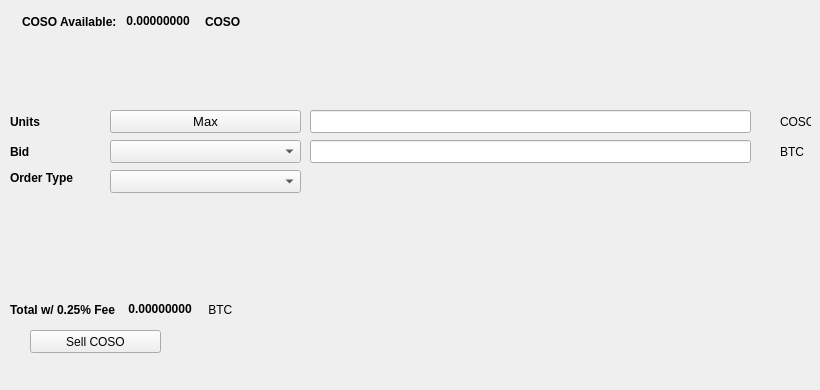
   <widget class="QWidget" name="SellTab">
    <attribute name="title">
     <string>Sell</string>
    </attribute>
    <widget class="QLabel" name="label_16">
     <property name="geometry">
      <rect>
       <x>780</x>
       <y>140</y>
       <width>31</width>
       <height>23</height>
      </rect>
     </property>
     <property name="text">
      <string>BTC</string>
     </property>
    </widget>
    <widget class="QComboBox" name="SellBidcomboBox">
     <property name="geometry">
      <rect>
       <x>110</x>
       <y>140</y>
       <width>191</width>
       <height>23</height>
      </rect>
     </property>
     <property name="font">
      <font>
       <pointsize>10</pointsize>
      </font>
     </property>
    </widget>
    <widget class="QLabel" name="label_18">
     <property name="geometry">
      <rect>
       <x>10</x>
       <y>110</y>
       <width>46</width>
       <height>23</height>
      </rect>
     </property>
     <property name="font">
      <font>
       <weight>75</weight>
       <bold>true</bold>
      </font>
     </property>
     <property name="text">
      <string>Units</string>
     </property>
    </widget>
    <widget class="QPushButton" name="Sell_Max_Amount">
     <property name="geometry">
      <rect>
       <x>110</x>
       <y>110</y>
       <width>191</width>
       <height>23</height>
      </rect>
     </property>
     <property name="font">
      <font>
       <pointsize>10</pointsize>
      </font>
     </property>
     <property name="text">
      <string>Max</string>
     </property>
    </widget>
    <widget class="QLabel" name="label_20">
     <property name="geometry">
      <rect>
       <x>10</x>
       <y>170</y>
       <width>91</width>
       <height>16</height>
      </rect>
     </property>
     <property name="font">
      <font>
       <weight>75</weight>
       <bold>true</bold>
      </font>
     </property>
     <property name="text">
      <string>Order Type</string>
     </property>
    </widget>
    <widget class="QComboBox" name="SellOrdertypeCombo">
     <property name="geometry">
      <rect>
       <x>110</x>
       <y>170</y>
       <width>191</width>
       <height>23</height>
      </rect>
     </property>
     <property name="font">
      <font>
       <pointsize>10</pointsize>
      </font>
     </property>
    </widget>
    <widget class="QLabel" name="label_21">
     <property name="geometry">
      <rect>
       <x>10</x>
       <y>140</y>
       <width>46</width>
       <height>23</height>
      </rect>
     </property>
     <property name="font">
      <font>
       <weight>75</weight>
       <bold>true</bold>
      </font>
     </property>
     <property name="text">
      <string>Bid</string>
     </property>
    </widget>
    <widget class="QLabel" name="label_22">
     <property name="geometry">
      <rect>
       <x>780</x>
       <y>110</y>
       <width>31</width>
       <height>23</height>
      </rect>
     </property>
     <property name="text">
      <string>COSO</string>
     </property>
    </widget>
    <widget class="QLineEdit" name="UnitsInputCOSO">
     <property name="geometry">
      <rect>
       <x>310</x>
       <y>110</y>
       <width>441</width>
       <height>23</height>
      </rect>
     </property>
     <property name="font">
      <font>
       <pointsize>9</pointsize>
       <weight>75</weight>
       <bold>true</bold>
      </font>
     </property>
    </widget>
    <widget class="QLineEdit" name="SellBidPriceEdit">
     <property name="geometry">
      <rect>
       <x>310</x>
       <y>140</y>
       <width>441</width>
       <height>23</height>
      </rect>
     </property>
     <property name="font">
      <font>
       <pointsize>9</pointsize>
       <weight>75</weight>
       <bold>true</bold>
      </font>
     </property>
    </widget>
    <widget class="QPushButton" name="SellCOSOBTN">
     <property name="geometry">
      <rect>
       <x>30</x>
       <y>330</y>
       <width>131</width>
       <height>23</height>
      </rect>
     </property>
     <property name="text">
      <string>Sell COSO</string>
     </property>
     <property name="icon">
      <iconset resource="../coso">
       <normaloff>:/icons/bitcoin</normaloff>:/icons/bitcoin</iconset>
     </property>
    </widget>
    <widget class="QWidget" name="layoutWidget3">
     <property name="geometry">
      <rect>
       <x>22</x>
       <y>12</y>
       <width>258</width>
       <height>19</height>
      </rect>
     </property>
     <layout class="QHBoxLayout" name="horizontalLayout">
      <item>
       <widget class="QLabel" name="label232_2">
        <property name="font">
         <font>
          <weight>75</weight>
          <bold>true</bold>
         </font>
        </property>
        <property name="text">
         <string>COSO Available:</string>
        </property>
       </widget>
      </item>
      <item>
       <widget class="QLabel" name="COSOAvailableLabel">
        <property name="palette">
         <palette>
          <active>
           <colorrole role="WindowText">
            <brush brushstyle="SolidPattern">
             <color alpha="255">
              <red>0</red>
              <green>0</green>
              <blue>0</blue>
             </color>
            </brush>
           </colorrole>
           <colorrole role="Button">
            <brush brushstyle="SolidPattern">
             <color alpha="255">
              <red>0</red>
              <green>170</green>
              <blue>0</blue>
             </color>
            </brush>
           </colorrole>
           <colorrole role="Light">
            <brush brushstyle="SolidPattern">
             <color alpha="255">
              <red>0</red>
              <green>255</green>
              <blue>0</blue>
             </color>
            </brush>
           </colorrole>
           <colorrole role="Midlight">
            <brush brushstyle="SolidPattern">
             <color alpha="255">
              <red>0</red>
              <green>212</green>
              <blue>0</blue>
             </color>
            </brush>
           </colorrole>
           <colorrole role="Dark">
            <brush brushstyle="SolidPattern">
             <color alpha="255">
              <red>0</red>
              <green>85</green>
              <blue>0</blue>
             </color>
            </brush>
           </colorrole>
           <colorrole role="Mid">
            <brush brushstyle="SolidPattern">
             <color alpha="255">
              <red>0</red>
              <green>113</green>
              <blue>0</blue>
             </color>
            </brush>
           </colorrole>
           <colorrole role="Text">
            <brush brushstyle="SolidPattern">
             <color alpha="255">
              <red>0</red>
              <green>170</green>
              <blue>0</blue>
             </color>
            </brush>
           </colorrole>
           <colorrole role="BrightText">
            <brush brushstyle="SolidPattern">
             <color alpha="255">
              <red>255</red>
              <green>255</green>
              <blue>255</blue>
             </color>
            </brush>
           </colorrole>
           <colorrole role="ButtonText">
            <brush brushstyle="SolidPattern">
             <color alpha="255">
              <red>0</red>
              <green>0</green>
              <blue>0</blue>
             </color>
            </brush>
           </colorrole>
           <colorrole role="Base">
            <brush brushstyle="SolidPattern">
             <color alpha="255">
              <red>255</red>
              <green>255</green>
              <blue>255</blue>
             </color>
            </brush>
           </colorrole>
           <colorrole role="Window">
            <brush brushstyle="SolidPattern">
             <color alpha="255">
              <red>0</red>
              <green>170</green>
              <blue>0</blue>
             </color>
            </brush>
           </colorrole>
           <colorrole role="Shadow">
            <brush brushstyle="SolidPattern">
             <color alpha="255">
              <red>0</red>
              <green>0</green>
              <blue>0</blue>
             </color>
            </brush>
           </colorrole>
           <colorrole role="AlternateBase">
            <brush brushstyle="SolidPattern">
             <color alpha="255">
              <red>127</red>
              <green>212</green>
              <blue>127</blue>
             </color>
            </brush>
           </colorrole>
           <colorrole role="ToolTipBase">
            <brush brushstyle="SolidPattern">
             <color alpha="255">
              <red>255</red>
              <green>255</green>
              <blue>220</blue>
             </color>
            </brush>
           </colorrole>
           <colorrole role="ToolTipText">
            <brush brushstyle="SolidPattern">
             <color alpha="255">
              <red>0</red>
              <green>0</green>
              <blue>0</blue>
             </color>
            </brush>
           </colorrole>
          </active>
          <inactive>
           <colorrole role="WindowText">
            <brush brushstyle="SolidPattern">
             <color alpha="255">
              <red>0</red>
              <green>0</green>
              <blue>0</blue>
             </color>
            </brush>
           </colorrole>
           <colorrole role="Button">
            <brush brushstyle="SolidPattern">
             <color alpha="255">
              <red>0</red>
              <green>170</green>
              <blue>0</blue>
             </color>
            </brush>
           </colorrole>
           <colorrole role="Light">
            <brush brushstyle="SolidPattern">
             <color alpha="255">
              <red>0</red>
              <green>255</green>
              <blue>0</blue>
             </color>
            </brush>
           </colorrole>
           <colorrole role="Midlight">
            <brush brushstyle="SolidPattern">
             <color alpha="255">
              <red>0</red>
              <green>212</green>
              <blue>0</blue>
             </color>
            </brush>
           </colorrole>
           <colorrole role="Dark">
            <brush brushstyle="SolidPattern">
             <color alpha="255">
              <red>0</red>
              <green>85</green>
              <blue>0</blue>
             </color>
            </brush>
           </colorrole>
           <colorrole role="Mid">
            <brush brushstyle="SolidPattern">
             <color alpha="255">
              <red>0</red>
              <green>113</green>
              <blue>0</blue>
             </color>
            </brush>
           </colorrole>
           <colorrole role="Text">
            <brush brushstyle="SolidPattern">
             <color alpha="255">
              <red>0</red>
              <green>170</green>
              <blue>0</blue>
             </color>
            </brush>
           </colorrole>
           <colorrole role="BrightText">
            <brush brushstyle="SolidPattern">
             <color alpha="255">
              <red>255</red>
              <green>255</green>
              <blue>255</blue>
             </color>
            </brush>
           </colorrole>
           <colorrole role="ButtonText">
            <brush brushstyle="SolidPattern">
             <color alpha="255">
              <red>0</red>
              <green>0</green>
              <blue>0</blue>
             </color>
            </brush>
           </colorrole>
           <colorrole role="Base">
            <brush brushstyle="SolidPattern">
             <color alpha="255">
              <red>255</red>
              <green>255</green>
              <blue>255</blue>
             </color>
            </brush>
           </colorrole>
           <colorrole role="Window">
            <brush brushstyle="SolidPattern">
             <color alpha="255">
              <red>0</red>
              <green>170</green>
              <blue>0</blue>
             </color>
            </brush>
           </colorrole>
           <colorrole role="Shadow">
            <brush brushstyle="SolidPattern">
             <color alpha="255">
              <red>0</red>
              <green>0</green>
              <blue>0</blue>
             </color>
            </brush>
           </colorrole>
           <colorrole role="AlternateBase">
            <brush brushstyle="SolidPattern">
             <color alpha="255">
              <red>127</red>
              <green>212</green>
              <blue>127</blue>
             </color>
            </brush>
           </colorrole>
           <colorrole role="ToolTipBase">
            <brush brushstyle="SolidPattern">
             <color alpha="255">
              <red>255</red>
              <green>255</green>
              <blue>220</blue>
             </color>
            </brush>
           </colorrole>
           <colorrole role="ToolTipText">
            <brush brushstyle="SolidPattern">
             <color alpha="255">
              <red>0</red>
              <green>0</green>
              <blue>0</blue>
             </color>
            </brush>
           </colorrole>
          </inactive>
          <disabled>
           <colorrole role="WindowText">
            <brush brushstyle="SolidPattern">
             <color alpha="255">
              <red>0</red>
              <green>85</green>
              <blue>0</blue>
             </color>
            </brush>
           </colorrole>
           <colorrole role="Button">
            <brush brushstyle="SolidPattern">
             <color alpha="255">
              <red>0</red>
              <green>170</green>
              <blue>0</blue>
             </color>
            </brush>
           </colorrole>
           <colorrole role="Light">
            <brush brushstyle="SolidPattern">
             <color alpha="255">
              <red>0</red>
              <green>255</green>
              <blue>0</blue>
             </color>
            </brush>
           </colorrole>
           <colorrole role="Midlight">
            <brush brushstyle="SolidPattern">
             <color alpha="255">
              <red>0</red>
              <green>212</green>
              <blue>0</blue>
             </color>
            </brush>
           </colorrole>
           <colorrole role="Dark">
            <brush brushstyle="SolidPattern">
             <color alpha="255">
              <red>0</red>
              <green>85</green>
              <blue>0</blue>
             </color>
            </brush>
           </colorrole>
           <colorrole role="Mid">
            <brush brushstyle="SolidPattern">
             <color alpha="255">
              <red>0</red>
              <green>113</green>
              <blue>0</blue>
             </color>
            </brush>
           </colorrole>
           <colorrole role="Text">
            <brush brushstyle="SolidPattern">
             <color alpha="255">
              <red>0</red>
              <green>85</green>
              <blue>0</blue>
             </color>
            </brush>
           </colorrole>
           <colorrole role="BrightText">
            <brush brushstyle="SolidPattern">
             <color alpha="255">
              <red>255</red>
              <green>255</green>
              <blue>255</blue>
             </color>
            </brush>
           </colorrole>
           <colorrole role="ButtonText">
            <brush brushstyle="SolidPattern">
             <color alpha="255">
              <red>0</red>
              <green>85</green>
              <blue>0</blue>
             </color>
            </brush>
           </colorrole>
           <colorrole role="Base">
            <brush brushstyle="SolidPattern">
             <color alpha="255">
              <red>0</red>
              <green>170</green>
              <blue>0</blue>
             </color>
            </brush>
           </colorrole>
           <colorrole role="Window">
            <brush brushstyle="SolidPattern">
             <color alpha="255">
              <red>0</red>
              <green>170</green>
              <blue>0</blue>
             </color>
            </brush>
           </colorrole>
           <colorrole role="Shadow">
            <brush brushstyle="SolidPattern">
             <color alpha="255">
              <red>0</red>
              <green>0</green>
              <blue>0</blue>
             </color>
            </brush>
           </colorrole>
           <colorrole role="AlternateBase">
            <brush brushstyle="SolidPattern">
             <color alpha="255">
              <red>0</red>
              <green>170</green>
              <blue>0</blue>
             </color>
            </brush>
           </colorrole>
           <colorrole role="ToolTipBase">
            <brush brushstyle="SolidPattern">
             <color alpha="255">
              <red>255</red>
              <green>255</green>
              <blue>220</blue>
             </color>
            </brush>
           </colorrole>
           <colorrole role="ToolTipText">
            <brush brushstyle="SolidPattern">
             <color alpha="255">
              <red>0</red>
              <green>0</green>
              <blue>0</blue>
             </color>
            </brush>
           </colorrole>
          </disabled>
         </palette>
        </property>
        <property name="font">
         <font>
          <weight>75</weight>
          <bold>true</bold>
         </font>
        </property>
        <property name="text">
         <string> 0.00000000 </string>
        </property>
        <property name="textInteractionFlags">
         <set>Qt::LinksAccessibleByMouse|Qt::TextSelectableByKeyboard|Qt::TextSelectableByMouse</set>
        </property>
       </widget>
      </item>
      <item>
       <widget class="QLabel" name="labelCOSO">
        <property name="font">
         <font>
          <weight>75</weight>
          <bold>true</bold>
         </font>
        </property>
        <property name="text">
         <string>COSO</string>
        </property>
       </widget>
      </item>
     </layout>
    </widget>
    <widget class="QWidget" name="layoutWidget">
     <property name="geometry">
      <rect>
       <x>10</x>
       <y>300</y>
       <width>268</width>
       <height>19</height>
      </rect>
     </property>
     <layout class="QHBoxLayout" name="horizontalLayout_2">
      <item>
       <widget class="QLabel" name="label_19">
        <property name="font">
         <font>
          <weight>75</weight>
          <bold>true</bold>
         </font>
        </property>
        <property name="text">
         <string>Total w/ 0.25% Fee </string>
        </property>
       </widget>
      </item>
      <item>
       <widget class="QLabel" name="SellCostLabel">
        <property name="palette">
         <palette>
          <active>
           <colorrole role="WindowText">
            <brush brushstyle="SolidPattern">
             <color alpha="255">
              <red>0</red>
              <green>0</green>
              <blue>0</blue>
             </color>
            </brush>
           </colorrole>
           <colorrole role="Button">
            <brush brushstyle="SolidPattern">
             <color alpha="255">
              <red>0</red>
              <green>170</green>
              <blue>0</blue>
             </color>
            </brush>
           </colorrole>
           <colorrole role="Light">
            <brush brushstyle="SolidPattern">
             <color alpha="255">
              <red>0</red>
              <green>255</green>
              <blue>0</blue>
             </color>
            </brush>
           </colorrole>
           <colorrole role="Midlight">
            <brush brushstyle="SolidPattern">
             <color alpha="255">
              <red>0</red>
              <green>212</green>
              <blue>0</blue>
             </color>
            </brush>
           </colorrole>
           <colorrole role="Dark">
            <brush brushstyle="SolidPattern">
             <color alpha="255">
              <red>0</red>
              <green>85</green>
              <blue>0</blue>
             </color>
            </brush>
           </colorrole>
           <colorrole role="Mid">
            <brush brushstyle="SolidPattern">
             <color alpha="255">
              <red>0</red>
              <green>113</green>
              <blue>0</blue>
             </color>
            </brush>
           </colorrole>
           <colorrole role="Text">
            <brush brushstyle="SolidPattern">
             <color alpha="255">
              <red>0</red>
              <green>170</green>
              <blue>0</blue>
             </color>
            </brush>
           </colorrole>
           <colorrole role="BrightText">
            <brush brushstyle="SolidPattern">
             <color alpha="255">
              <red>255</red>
              <green>255</green>
              <blue>255</blue>
             </color>
            </brush>
           </colorrole>
           <colorrole role="ButtonText">
            <brush brushstyle="SolidPattern">
             <color alpha="255">
              <red>0</red>
              <green>0</green>
              <blue>0</blue>
             </color>
            </brush>
           </colorrole>
           <colorrole role="Base">
            <brush brushstyle="SolidPattern">
             <color alpha="255">
              <red>255</red>
              <green>255</green>
              <blue>255</blue>
             </color>
            </brush>
           </colorrole>
           <colorrole role="Window">
            <brush brushstyle="SolidPattern">
             <color alpha="255">
              <red>0</red>
              <green>170</green>
              <blue>0</blue>
             </color>
            </brush>
           </colorrole>
           <colorrole role="Shadow">
            <brush brushstyle="SolidPattern">
             <color alpha="255">
              <red>0</red>
              <green>0</green>
              <blue>0</blue>
             </color>
            </brush>
           </colorrole>
           <colorrole role="AlternateBase">
            <brush brushstyle="SolidPattern">
             <color alpha="255">
              <red>127</red>
              <green>212</green>
              <blue>127</blue>
             </color>
            </brush>
           </colorrole>
           <colorrole role="ToolTipBase">
            <brush brushstyle="SolidPattern">
             <color alpha="255">
              <red>255</red>
              <green>255</green>
              <blue>220</blue>
             </color>
            </brush>
           </colorrole>
           <colorrole role="ToolTipText">
            <brush brushstyle="SolidPattern">
             <color alpha="255">
              <red>0</red>
              <green>0</green>
              <blue>0</blue>
             </color>
            </brush>
           </colorrole>
          </active>
          <inactive>
           <colorrole role="WindowText">
            <brush brushstyle="SolidPattern">
             <color alpha="255">
              <red>0</red>
              <green>0</green>
              <blue>0</blue>
             </color>
            </brush>
           </colorrole>
           <colorrole role="Button">
            <brush brushstyle="SolidPattern">
             <color alpha="255">
              <red>0</red>
              <green>170</green>
              <blue>0</blue>
             </color>
            </brush>
           </colorrole>
           <colorrole role="Light">
            <brush brushstyle="SolidPattern">
             <color alpha="255">
              <red>0</red>
              <green>255</green>
              <blue>0</blue>
             </color>
            </brush>
           </colorrole>
           <colorrole role="Midlight">
            <brush brushstyle="SolidPattern">
             <color alpha="255">
              <red>0</red>
              <green>212</green>
              <blue>0</blue>
             </color>
            </brush>
           </colorrole>
           <colorrole role="Dark">
            <brush brushstyle="SolidPattern">
             <color alpha="255">
              <red>0</red>
              <green>85</green>
              <blue>0</blue>
             </color>
            </brush>
           </colorrole>
           <colorrole role="Mid">
            <brush brushstyle="SolidPattern">
             <color alpha="255">
              <red>0</red>
              <green>113</green>
              <blue>0</blue>
             </color>
            </brush>
           </colorrole>
           <colorrole role="Text">
            <brush brushstyle="SolidPattern">
             <color alpha="255">
              <red>0</red>
              <green>170</green>
              <blue>0</blue>
             </color>
            </brush>
           </colorrole>
           <colorrole role="BrightText">
            <brush brushstyle="SolidPattern">
             <color alpha="255">
              <red>255</red>
              <green>255</green>
              <blue>255</blue>
             </color>
            </brush>
           </colorrole>
           <colorrole role="ButtonText">
            <brush brushstyle="SolidPattern">
             <color alpha="255">
              <red>0</red>
              <green>0</green>
              <blue>0</blue>
             </color>
            </brush>
           </colorrole>
           <colorrole role="Base">
            <brush brushstyle="SolidPattern">
             <color alpha="255">
              <red>255</red>
              <green>255</green>
              <blue>255</blue>
             </color>
            </brush>
           </colorrole>
           <colorrole role="Window">
            <brush brushstyle="SolidPattern">
             <color alpha="255">
              <red>0</red>
              <green>170</green>
              <blue>0</blue>
             </color>
            </brush>
           </colorrole>
           <colorrole role="Shadow">
            <brush brushstyle="SolidPattern">
             <color alpha="255">
              <red>0</red>
              <green>0</green>
              <blue>0</blue>
             </color>
            </brush>
           </colorrole>
           <colorrole role="AlternateBase">
            <brush brushstyle="SolidPattern">
             <color alpha="255">
              <red>127</red>
              <green>212</green>
              <blue>127</blue>
             </color>
            </brush>
           </colorrole>
           <colorrole role="ToolTipBase">
            <brush brushstyle="SolidPattern">
             <color alpha="255">
              <red>255</red>
              <green>255</green>
              <blue>220</blue>
             </color>
            </brush>
           </colorrole>
           <colorrole role="ToolTipText">
            <brush brushstyle="SolidPattern">
             <color alpha="255">
              <red>0</red>
              <green>0</green>
              <blue>0</blue>
             </color>
            </brush>
           </colorrole>
          </inactive>
          <disabled>
           <colorrole role="WindowText">
            <brush brushstyle="SolidPattern">
             <color alpha="255">
              <red>0</red>
              <green>85</green>
              <blue>0</blue>
             </color>
            </brush>
           </colorrole>
           <colorrole role="Button">
            <brush brushstyle="SolidPattern">
             <color alpha="255">
              <red>0</red>
              <green>170</green>
              <blue>0</blue>
             </color>
            </brush>
           </colorrole>
           <colorrole role="Light">
            <brush brushstyle="SolidPattern">
             <color alpha="255">
              <red>0</red>
              <green>255</green>
              <blue>0</blue>
             </color>
            </brush>
           </colorrole>
           <colorrole role="Midlight">
            <brush brushstyle="SolidPattern">
             <color alpha="255">
              <red>0</red>
              <green>212</green>
              <blue>0</blue>
             </color>
            </brush>
           </colorrole>
           <colorrole role="Dark">
            <brush brushstyle="SolidPattern">
             <color alpha="255">
              <red>0</red>
              <green>85</green>
              <blue>0</blue>
             </color>
            </brush>
           </colorrole>
           <colorrole role="Mid">
            <brush brushstyle="SolidPattern">
             <color alpha="255">
              <red>0</red>
              <green>113</green>
              <blue>0</blue>
             </color>
            </brush>
           </colorrole>
           <colorrole role="Text">
            <brush brushstyle="SolidPattern">
             <color alpha="255">
              <red>0</red>
              <green>85</green>
              <blue>0</blue>
             </color>
            </brush>
           </colorrole>
           <colorrole role="BrightText">
            <brush brushstyle="SolidPattern">
             <color alpha="255">
              <red>255</red>
              <green>255</green>
              <blue>255</blue>
             </color>
            </brush>
           </colorrole>
           <colorrole role="ButtonText">
            <brush brushstyle="SolidPattern">
             <color alpha="255">
              <red>0</red>
              <green>85</green>
              <blue>0</blue>
             </color>
            </brush>
           </colorrole>
           <colorrole role="Base">
            <brush brushstyle="SolidPattern">
             <color alpha="255">
              <red>0</red>
              <green>170</green>
              <blue>0</blue>
             </color>
            </brush>
           </colorrole>
           <colorrole role="Window">
            <brush brushstyle="SolidPattern">
             <color alpha="255">
              <red>0</red>
              <green>170</green>
              <blue>0</blue>
             </color>
            </brush>
           </colorrole>
           <colorrole role="Shadow">
            <brush brushstyle="SolidPattern">
             <color alpha="255">
              <red>0</red>
              <green>0</green>
              <blue>0</blue>
             </color>
            </brush>
           </colorrole>
           <colorrole role="AlternateBase">
            <brush brushstyle="SolidPattern">
             <color alpha="255">
              <red>0</red>
              <green>170</green>
              <blue>0</blue>
             </color>
            </brush>
           </colorrole>
           <colorrole role="ToolTipBase">
            <brush brushstyle="SolidPattern">
             <color alpha="255">
              <red>255</red>
              <green>255</green>
              <blue>220</blue>
             </color>
            </brush>
           </colorrole>
           <colorrole role="ToolTipText">
            <brush brushstyle="SolidPattern">
             <color alpha="255">
              <red>0</red>
              <green>0</green>
              <blue>0</blue>
             </color>
            </brush>
           </colorrole>
          </disabled>
         </palette>
        </property>
        <property name="font">
         <font>
          <weight>75</weight>
          <bold>true</bold>
         </font>
        </property>
        <property name="autoFillBackground">
         <bool>false</bool>
        </property>
        <property name="text">
         <string> 0.00000000</string>
        </property>
        <property name="textInteractionFlags">
         <set>Qt::LinksAccessibleByMouse|Qt::TextSelectableByMouse</set>
        </property>
       </widget>
      </item>
      <item>
       <widget class="QLabel" name="label_17">
        <property name="font">
         <font>
          <weight>50</weight>
          <bold>false</bold>
         </font>
        </property>
        <property name="text">
         <string> BTC</string>
        </property>
       </widget>
      </item>
     </layout>
    </widget>
    <widget class="QLabel" name="label_23">
     <property name="geometry">
      <rect>
       <x>460</x>
       <y>300</y>
       <width>281</width>
       <height>81</height>
      </rect>
     </property>
     <property name="text">
      <string/>
     </property>
     <property name="pixmap">
      <pixmap>:/images/bittrex</pixmap>
     </property>
    </widget>
   </widget>
